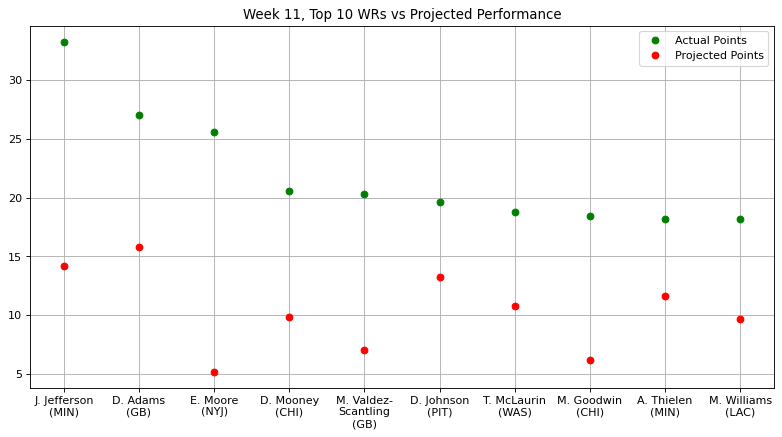

Here is the Python script that generated this plot:
# Stats provided by NFL Fantasy
# Week 11, Top 10 WRs vs Projected Performance

import matplotlib.pyplot as plt
import numpy as np
from matplotlib.pyplot import figure
figure(figsize=(12, 6), dpi=80)

actualPoints = np.array([33.20,27.00,25.60,20.60,20.30,19.60,18.80,18.40,18.20,18.20])
projPoints = np.array([14.15,15.80,5.23,9.90,7.07,13.26,10.76,6.23,11.62,9.71])
players = np.array(["J. Jefferson\n(MIN)","D. Adams\n(GB)","E. Moore\n(NYJ)","D. Mooney\n(CHI)",
                    "M. Valdez-\nScantling\n(GB)","D. Johnson\n(PIT)","T. McLaurin\n(WAS)","M. Goodwin\n(CHI)",
                    "A. Thielen\n(MIN)","M. Williams\n(LAC)"])

plt.plot(players, actualPoints, 'o', c = 'g', label = 'Actual Points', ms = 6)
plt.plot(projPoints, 'o', c = 'r', label = 'Projected Points', ms = 6)
plt.title("Week 11, Top 10 WRs vs Projected Performance")
plt.legend()
plt.grid()
plt.show()
